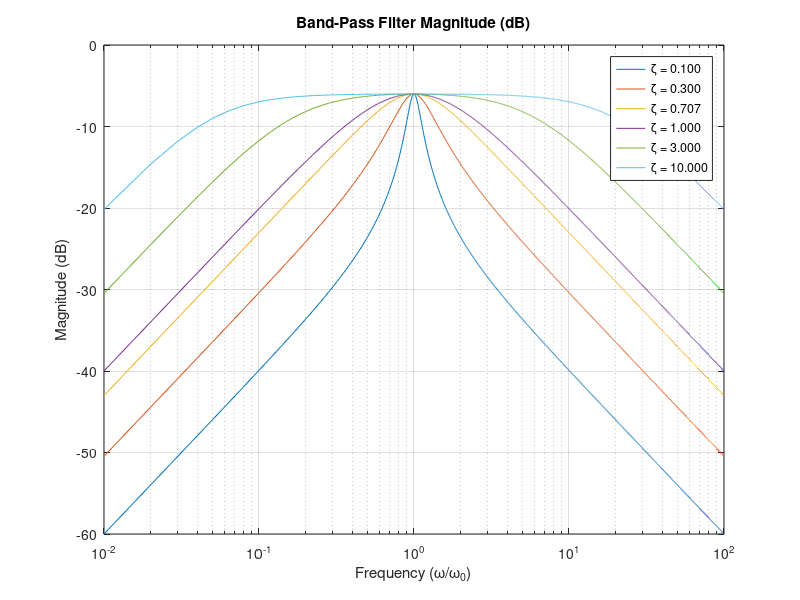
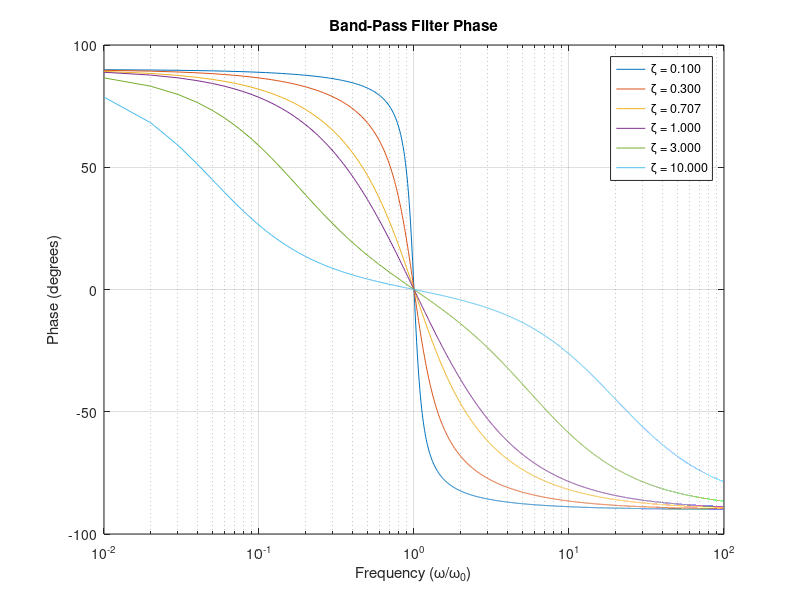

MATLAB code to generate these figures, in order:
% Constants
zeta = [0.1 0.3 0.707 1.0 3.0 10.0];
W0 = 1;  % Normalized natural frequency
w = 0.01:0.01:100;  % Angular frequency vector

% Band-Pass RLC Filter
H_bp = zeros(length(zeta), length(w));
for k = 1:length(zeta)
    H_bp(k, :) = 1j .* zeta(k) .* w / W0 ./ (1 + 2 * zeta(k) * 1j .* w / W0 + (1j .* w / W0).^2);
end
H_bp_mag = abs(H_bp);
H_bp_db = 20 * log10(H_bp_mag); % Convert magnitude to dB
H_bp_phase = rad2deg(angle(H_bp)); % Convert phase to degrees

% Plotting Band-Pass Filter Magnitude (dB)
figure;
semilogx(w, H_bp_db);
title('Band-Pass Filter Magnitude (dB)');
xlabel('Frequency (\omega/\omega_0)');
ylabel('Magnitude (dB)');
legend(arrayfun(@(z) sprintf('\\zeta = %.3f', z), zeta, 'UniformOutput', false), 'Location', 'best');
grid on;

% Plotting Band-Pass Filter Phase
figure;
semilogx(w, H_bp_phase);
title('Band-Pass Filter Phase');
xlabel('Frequency (\omega/\omega_0)');
ylabel('Phase (degrees)');
legend(arrayfun(@(z) sprintf('\\zeta = %.3f', z), zeta, 'UniformOutput', false), 'Location', 'best');
grid on;
